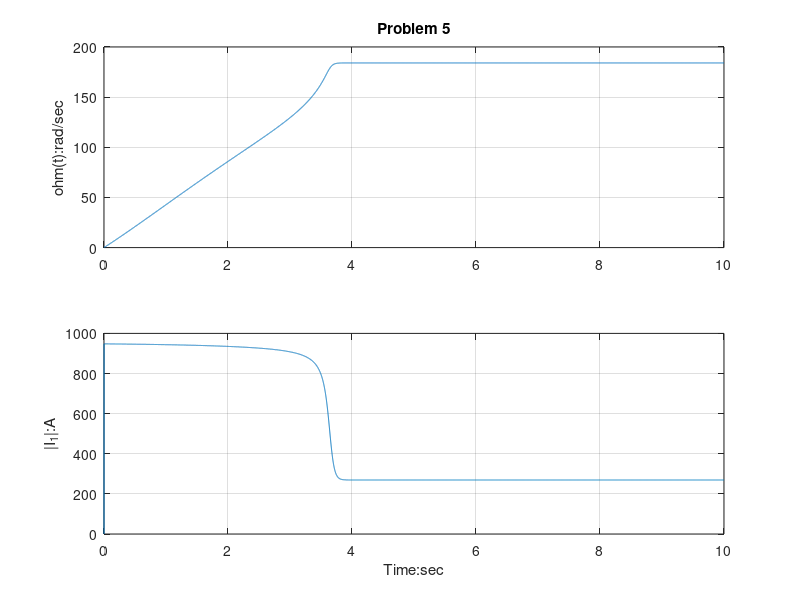

Here is the MATLAB script that generated this plot:
Rs = .262;
R2 = .187;
X1 = 1.206;
X2 = 1.206;
Xm = 54.02;

beta = .2565;
J = 63.87;
x_1 = [0]; 

delta_t = .001;  % Given value
stop = 10000;
t = [0:1:stop]*delta_t;


for n = 1:1:stop
    % Finding the value for slip
    slip = (2*pi*30 - x_1(n))/(2*pi*30);
    
    % Calculating the matrix for I_1 and I_2
    a = [(Rs + j*X1 + j*Xm) -j*Xm; -j*Xm (j*X2 + (R2/slip) + j*Xm)];
    b = [2300; 0];
    x = inv(a)*b;
    
    % Assigning I_1 and I_2 to their respective elements
    I_1 = x(1,:);
    I_2 = x(2,:);
    mag_I1(n+1) = abs(I_1);
    mag_I2 = abs(I_2);
    
    
    % Computing the Torque
    T_m = ((3*(mag_I2)^2)*(R2/slip))/(2*pi*30);
    ohm_in = T_m/J;
    
    % Solving for ohm(t)
    x_1(n+1) = delta_t*(ohm_in - (beta*((x_1(n))^2))/J) + x_1(n);
end

figure(1);

% plot for ohm(t)
subplot(2,1,1);
plot(t, x_1);
ylabel('ohm(t):rad/sec');
title('Problem 5');
grid on;

% Plot for the magnitude of I1
subplot(2,1,2);
plot(t,mag_I1);
ylabel('|I_1|:A');
xlabel('Time:sec');
grid on;
